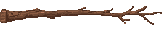
#> input picture art-src/branch-autumn.png, 168 x 29 px, found by its file name
$ python fir-branch.py branch-autumn.png
#> lines starting #> are read from the running program, lines starting #| are printed output that depends on the picture
# The fir branch: the autumn branch (the natural twiggy shape used in every season) in winter bark, with snow along its top.
# Usage: python art-src/fir-branch.py <assets dir>
import sys, random
from PIL import Image
A = sys.argv[1]; R = random.Random(7)
hx = lambda h: tuple(int(h[i:i+2], 16) for i in (0, 2, 4))
MAP = {'916242': '6f8498', '855135': '51545c', '674132': '2e3448', '45232f': '172f4b', 'f2793d': '2e3448'}
src = Image.open(f'{A}/branch-autumn.png').convert('RGBA'); W, H = src.size
#> further down, src is the input picture: PIL image 168x29 RGBA; mean R, G, B, A 22.9, 14.6, 10.5, 56.6
#> after `W, H = src.size`: W = 168; H = 29
im = Image.new('RGBA', (W, H + 3), (0, 0, 0, 0)); im.paste(src, (0, 3)); px = im.load()
#> after `im = Image.new('RGBA', (W, H + 3), (0, 0, 0, 0))`: im: PIL image 168x32 RGBA; every value is 0
#> after `im.paste(src, (0, 3))`:
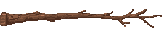
#> im: PIL image 168x32 RGBA; mean R, G, B, A 20.8, 13.2, 9.5, 51.3; transparent parts drawn white
for y in range(H + 3):
    for x in range(W):
        p = px[x, y]
        if p[3]: px[x, y] = hx(MAP.get('%02x%02x%02x' % p[:3], '2e3448')) + (255,)
for x in range(W):
    ys = [y for y in range(H + 3) if px[x, y][3]]
    if not ys: continue
    y0 = ys[0]
    px[x, y0] = hx('e5f0f3') + (255,)                                    # snow lying on the bark
    px[x, y0 - 1] = hx('ffffff') + (255,)
    if R.random() < .45: px[x, y0 - 2] = hx('ffffff') + (255,)            # a few lumps
    if R.random() < .2 and y0 + 1 < H + 3 and px[x, y0 + 1][3]: px[x, y0 + 1] = hx('c8d9dd') + (255,)
#> this loop made 168 passes
#> (ys, y0) on passes 1 to 3: ([15, 16, 17, 18, 19, 20, 21, 22, 23, 24], 15), ([13, 14, 15, 16, 17, 18, 19, 20, 21, 22, 23, 24, 25], 13), ([12, 13, 14, 15, 16, 17, 18, 19, 20, 21, 22, 23, 24, 25], 12)
im.save(f'{A}/branch-fir.png', optimize=True)
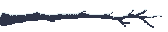
#> saved as branch-fir.png: PIL image 168x32 RGBA; mean R, G, B, A 27.1, 28.5, 31.9, 62.8; transparent parts drawn white

$ run again, with art-src/bark-birch.png copied over art-src/branch-autumn.png
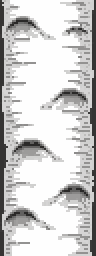
#> input picture art-src/bark-birch.png, 48 x 128 px, found by its file name (shown 2 times larger)
#> src is the input picture: PIL image 48x128 RGBA; mean R, G, B, A 207.7, 207.3, 206.9, 255
#> im: PIL image 48x131 RGBA; every value is 0
#> `im.paste(src, (0, 3))`:
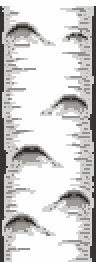
#> im: PIL image 48x131 RGBA (shown 2 times larger); mean R, G, B, A 202.9, 202.6, 202.2, 249.2; transparent parts drawn white
#> `im.save(f'{A}/branch-fir.png', optimize=True)`:
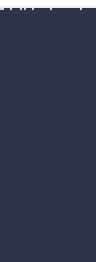
#> saved as branch-fir.png: PIL image 48x131 RGBA (shown 2 times larger); mean R, G, B, A 49.5, 55.4, 74.8, 252.1; transparent parts drawn white
